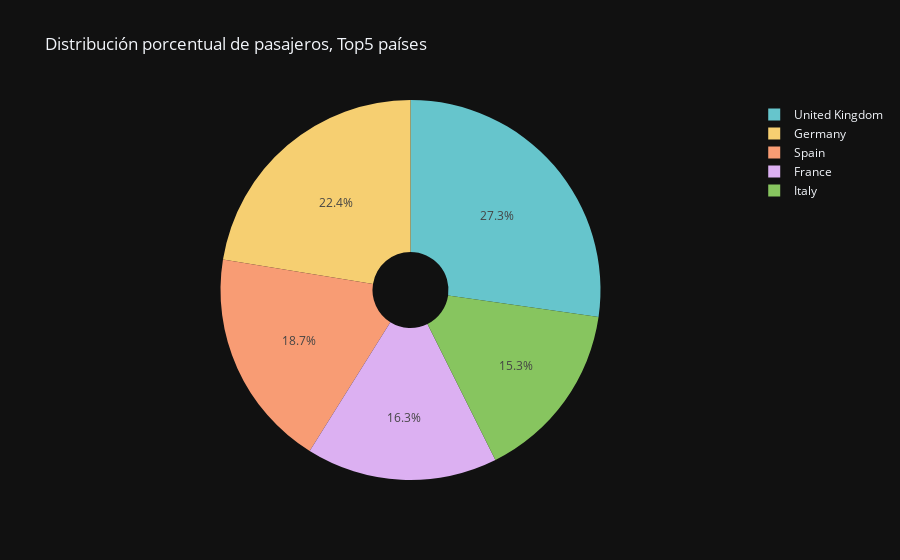

Source (notebook cell):
### Code cell
px.pie(paises_con_mas_pasajeros, values="Passengers2016", names=paises_con_mas_pasajeros.index, title="Distribución porcentual de pasajeros, Top5 países", template="plotly_dark", color_discrete_sequence=px.colors.qualitative.Pastel, hole=0.2)

### Figure 1 — Plotly figure (JSON) as saved in the notebook; plotly's stock layout.template omitted (floating-point values rounded to 4 significant figures)
{"data": [{"domain": {"x": [0, 1], "y": [0, 1]}, "hole": 0.2, "hovertemplate": "Country=%{label}<br>Passengers2016=%{value}<extra></extra>", "labels": ["United Kingdom", "Germany", "Spain", "France", "Italy"], "legendgroup": "", "name": "", "showlegend": true, "type": "pie", "values": [251829624, 207131954, 172274654, 150265067, 141669795]}], "layout": {"legend": {"tracegroupgap": 0}, "piecolorway": ["rgb(102, 197, 204)", "rgb(246, 207, 113)", "rgb(248, 156, 116)", "rgb(220, 176, 242)", "rgb(135, 197, 95)", "rgb(158, 185, 243)", "rgb(254, 136, 177)", "rgb(201, 219, 116)", "rgb(139, 224, 164)", "rgb(180, 151, 231)", "rgb(179, 179, 179)"], "title": {"text": "Distribución porcentual de pasajeros, Top5 países"}}}
